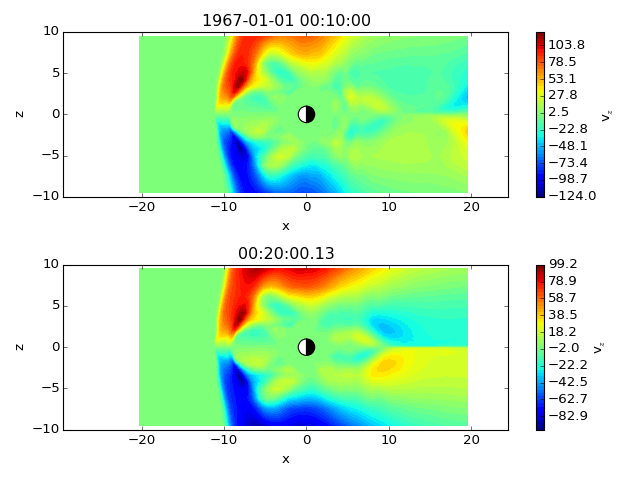

The script that drew this image:
import viscid
from viscid.plot import mpl

f3d = viscid.load_file(_viscid_root + '/../../sample/sample.3df.xdmf')

ax1 = mpl.plt.subplot2grid((2, 1), (0, 0))
f3d.activate_time(0)

# notice y=0.0, this is different from y=0; y=0 is the 0th index in
# y, which is this case will be y=-50.0
mpl.plot(f3d["vz"]["x=-20.0:20.0,y=0.0,z=-10.0:10.0"], style="contourf",
         levels=50, plot_opts="lin_0,earth")
mpl.plt.title(f3d.get_grid().format_time("UT"))

# share axes so this plot pans/zooms with the first
mpl.plt.subplot2grid((2, 1), (1, 0), sharex=ax1, sharey=ax1)
f3d.activate_time(-1)
mpl.plot(f3d["vz"]["x=-20.0:20.0,y=0.0,z=-10.0:10.0"], style="contourf",
         levels=50, plot_opts="lin_0,earth")
mpl.plt.title(f3d.get_grid().format_time("hms"))
mpl.tighten()
